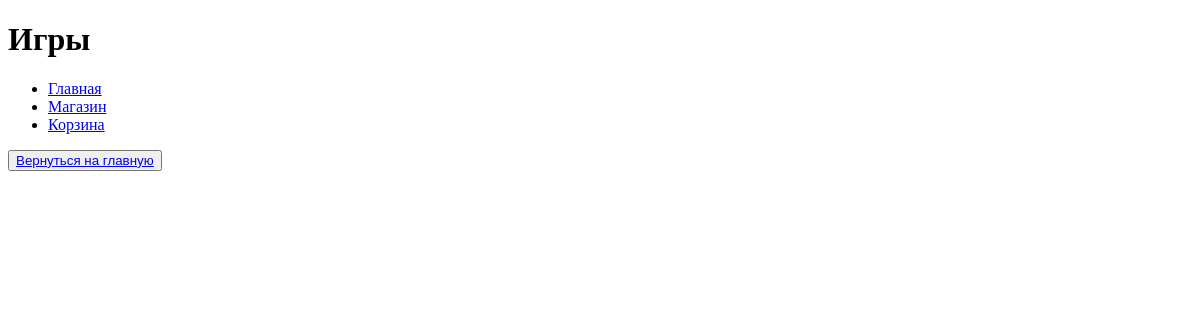
The app's page /shop/, older data.
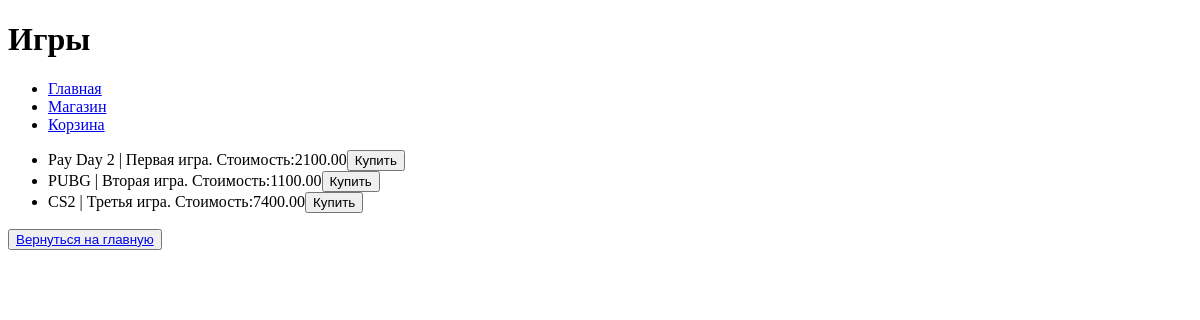
The same page, newer data.
### task1/models.py (models this page shows)
class Game(models.Model):
    title = models.CharField(max_length=25)
    cost = models.DecimalField(max_digits=10, decimal_places=2)
    size = models.DecimalField(max_digits=10, decimal_places=2)
    description = models.TextField()
    age_limited = models.BooleanField(default=False)
    buyer = models.ManyToManyField(Buyer, related_name='buyers')
    def __str__(self):
        return self.title

### task1/views.py (the view)
# urls.py: path('shop/', views.shop, name='shop'),
def shop(request):
    games = Game.objects.all()
    context = {
        'games': games
    }
    return render(request, 'fourth_task/shop.html', context)

### templates/fourth_task/shop.html (shortened to what this page needs)
{% extends 'fourth_task/menu.html' %}
    {% block pagename %}
        <h1>Игры</h1>
    {% endblock %}
    {% block menu %}
        {% include 'fourth_task/menu.html'%}
    {% endblock %}
    {% block content %}
    <ul>
        {% for game in games %}
            <li>
                {{ game }} | {{ game.description }}. Стоимость:{{ game.cost }}<button>Купить</button>
            </li>
        {%endfor%}
    </ul>
    <button>
        <a href="{% url 'task1:index'%}">Вернуться на главную</a>
    </button>
    {% endblock %}

### templates/fourth_task/menu.html (shortened to what this page needs)
<!DOCTYPE html>
<html lang="ru">
<head>
    {% block pagename %}
    {% endblock %}
</head>
<body>
    {% block menu %}
    <ul>
        <li>
            <a href="{% url 'task1:index' %}">Главная</a>
        </li>
        <li>
            <a href="{% url 'task1:shop'%}">Магазин</a>
        </li>
        <li>
            <a href="{% url 'task1:shop_cart' %}">Корзина</a>
        </li>
    </ul>
    {% endblock %}
    {% block content %}
    {% endblock %}
</body>
</html>

Row changes from the older to the newer data that the page shows:
added Game: title "Pay Day 2", description "Первая игра", cost "2100.00"
added Game: title "PUBG", description "Вторая игра", cost "1100.00"
added Game: title "CS2", description "Третья игра", cost "7400.00"
